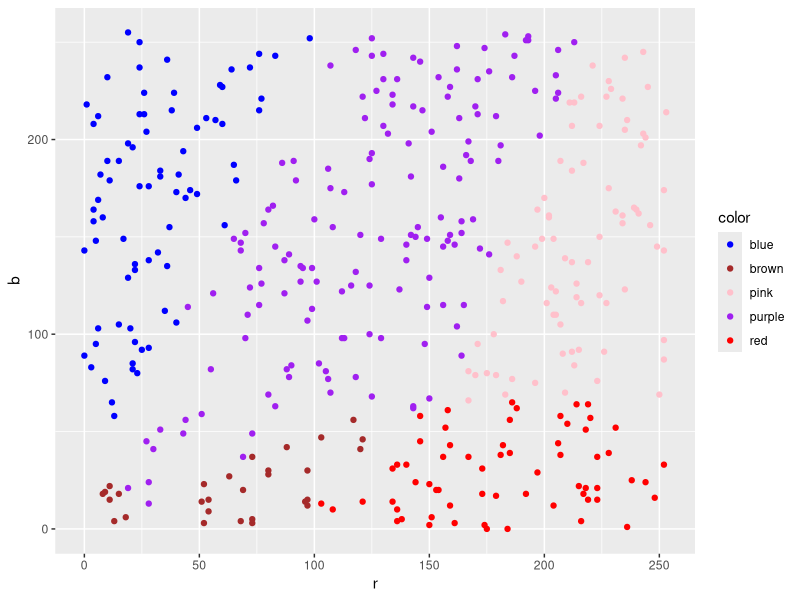
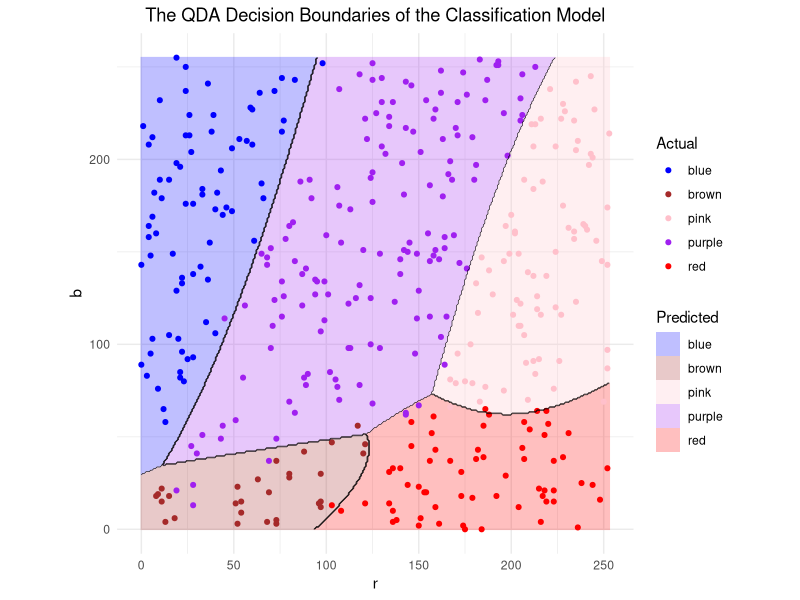

Generate these figures, in order, with R:
## ---- chunk 1
knitr::opts_chunk$set(echo = TRUE)
library(GGally)
library(ggplot2)
library(MASS)
library(caret)
## ---- chunk 2
# Load the seeds training and testing csv files
seeds_training <- read.csv("seeds_training.csv")
seeds_testing <- read.csv("seeds_test.csv")

# Set the levels for encoding
levs <- c("Cercevelik", "Urgup Sivrisi")

# Encode the 'Class' column into factors and store it in a new column 'Class_factor'
seeds_training$Class_factor <- factor(seeds_training$Class, levels = levs)
seeds_testing$Class_factor  <- factor(seeds_testing$Class,  levels = levs)

# Output some information about the datasets
cat("The dimensions of seeds_training are: ", dim(seeds_training), "\n")
cat("The dimensions of seeds_testing are: ", dim(seeds_testing), "\n")
cat("The two classes in seeds_training are: ", unique(seeds_training$Class), "\n")


## ---- chunk 3
# Fit a multiple logistic regression model
# Not including the repeated column 'Class'
m_logistic_model <- glm(Class_factor ~ . - Class, data = seeds_training, family = binomial)

# Calculate the probability of Class '"Urgup Sivrisi"' 
pred_prob <- predict(m_logistic_model, newdata = seeds_testing, type = "response")

# According to the probability, assign the predicted class for each entry
pred_classes <- ifelse(pred_prob >= 0.5, levs[2], levs[1])

# Compute the accuracy on testing dataset
accuracy <- mean(pred_classes == seeds_testing$Class_factor)
paste("The accuracy on testing dataset is: ", round(accuracy,4))

## ---- chunk 4
# Compute the confusion matrix using the test dataset based on the predicted classes in A.2. 
confusionMatrix(as.factor(pred_classes),as.factor(seeds_testing$Class_factor), 
                positive = levs[2])

## ---- chunk 5
# Summarize the logistic model. 
sum_model = summary(m_logistic_model)

# Find the three most significant features with the lowest p-values in coefficients.
coefs <- as.data.frame(sum_model$coefficients)
coefs = coefs[rownames(coefs) != "(Intercept)", ,drop = FALSE]
coefs = coefs["Pr(>|z|)"]
top3_idx <- order(coefs[["Pr(>|z|)"]])[1:3]
top3 <- coefs[top3_idx, , drop = FALSE]
top3
## ---- chunk 6
# Fit a multiple logistic regression model with only 3 predictors selected in A.4. 
m_logistic_model_new <- glm(Class_factor ~ Area + Minor_Axis_Length + Equiv_Diameter, 
                           data = seeds_training, family = binomial)
summary(m_logistic_model_new)

## ---- chunk 7
# Calculate the probability of Class "Urgup Sivrisi" 
pred_prob <- predict(m_logistic_model_new, newdata = seeds_testing, type = "response")

# According to the probability, assign the predicted class for each entry
pred_classes <- ifelse(pred_prob >= 0.5, levs[2], levs[1])

# Accuracy: proportion of correct prediction
accuracy <- mean(pred_classes == seeds_testing$Class_factor)
paste("The accuracy on testing dataset is: ", round(accuracy,4))

# Compute the confusion matrix for new model with 3 predictors
confusionMatrix(as.factor(pred_classes),as.factor(seeds_testing$Class_factor), 
                positive = levs[2])

## ---- chunk 8
# Load colors_train.csv
color_train <- read.csv("colors_train.csv")
color_test <- read.csv("colors_test.csv")

# There are three columns in the csv file and get the unique values in 'color' column
uni_colors <- unique(color_train$color)
uni_colors

## ---- chunk 9
# Set the symbol of the points corresponding to 'color' attributes
lvls <- c("blue","brown","pink","purple","red")        
pal  <- c(blue="blue", brown="brown", pink="pink", purple="purple", red="red") 

# Visualization 
ggplot(data=color_train) +
  geom_point(aes(x=r, y=b, color=color), alpha = 1) +
  scale_colour_manual(values = pal, breaks = lvls, labels = lvls)
## ---- chunk 10
# Fit the QDA model with train dataset
# 'r' and 'b' are predictors while 'color' is the dependent variable.
qda.fit <- qda(color ~ r + b, data = color_train)

# Make predictions on the test dataset. 
# Use $class to extract the predicted classes
pred.qda.fit = predict(qda.fit, newdata = color_test)$class

# Retrieve the actual colors in test dataset for comparison
actual <- color_test$color

# Make a confusion matrix to evaluate the model
confusionMatrix(as.factor(pred.qda.fit), as.factor(actual))

## ---- chunk 11
# Create a grid for interpolating the decision boundary.  
# Compute a sequence of 300 numbers within the range of r and b, respectively
r_seq <- seq(min(color_train$r), max(color_train$r), length.out = 300)
b_seq <- seq(min(color_train$b), max(color_train$b), length.out = 300)
grid <- expand.grid(r = r_seq, b = b_seq)

# Use the QDA model fitted in B.2 to predict the color of each point.   
prd <- predict(qda.fit, newdata = grid)

# Store the predicted classes and corresponding posteriors in grid
grid$pred <- factor(prd$class, levels = lvls)
post <- as.data.frame(prd$posterior); names(post) <- lvls
grid <- cbind(grid, post)

# Visualize the points and filled color decision boundaries
p <- ggplot() +
  # Set the filled colors 
  geom_raster(data = grid, aes(r, b, fill = pred), alpha = 0.25, interpolate = TRUE) +
  scale_fill_manual(values = pal, name = "Predicted") +
  # Add the observation points in train dataset
  geom_point(data = color_train, aes(r, b, colour = color), size = 1.4) +
  scale_colour_manual(values = pal, name = "Actual") +
  coord_equal() + theme_minimal() +
  # Set the title and its position in the middle
  labs(title = "The QDA Decision Boundaries of the Classification Model", x = "r", y = "b") +
  theme(plot.title = element_text(hjust = 0.5))  

# Covert the predicted_id(the order in the color levels) into integer
grid$pred_id <- as.integer(grid$pred)

# Add the decision boundary lines
p + stat_contour(
  data = grid,
  aes(r, b, z = pred_id),
  # Add 0.5 to each classes for more appropriate match between the lines and filled color edges
  breaks = seq(1.5, length(lvls) - 0.5, by = 1),  
  colour = "black", linewidth = 0.2

)
## ---- chunk 12
# Create a dataframe to store the test data 
test <- data.frame(r = 200, b = 200)

# Use the QDA model to predict the test data
test_pre <- predict(qda.fit, newdata = test)

# Output the predicted class.
print(test_pre$class)

# Output the posteriors of the test point(decending)
sort(test_pre$posterior[1, ], decreasing = TRUE)  
